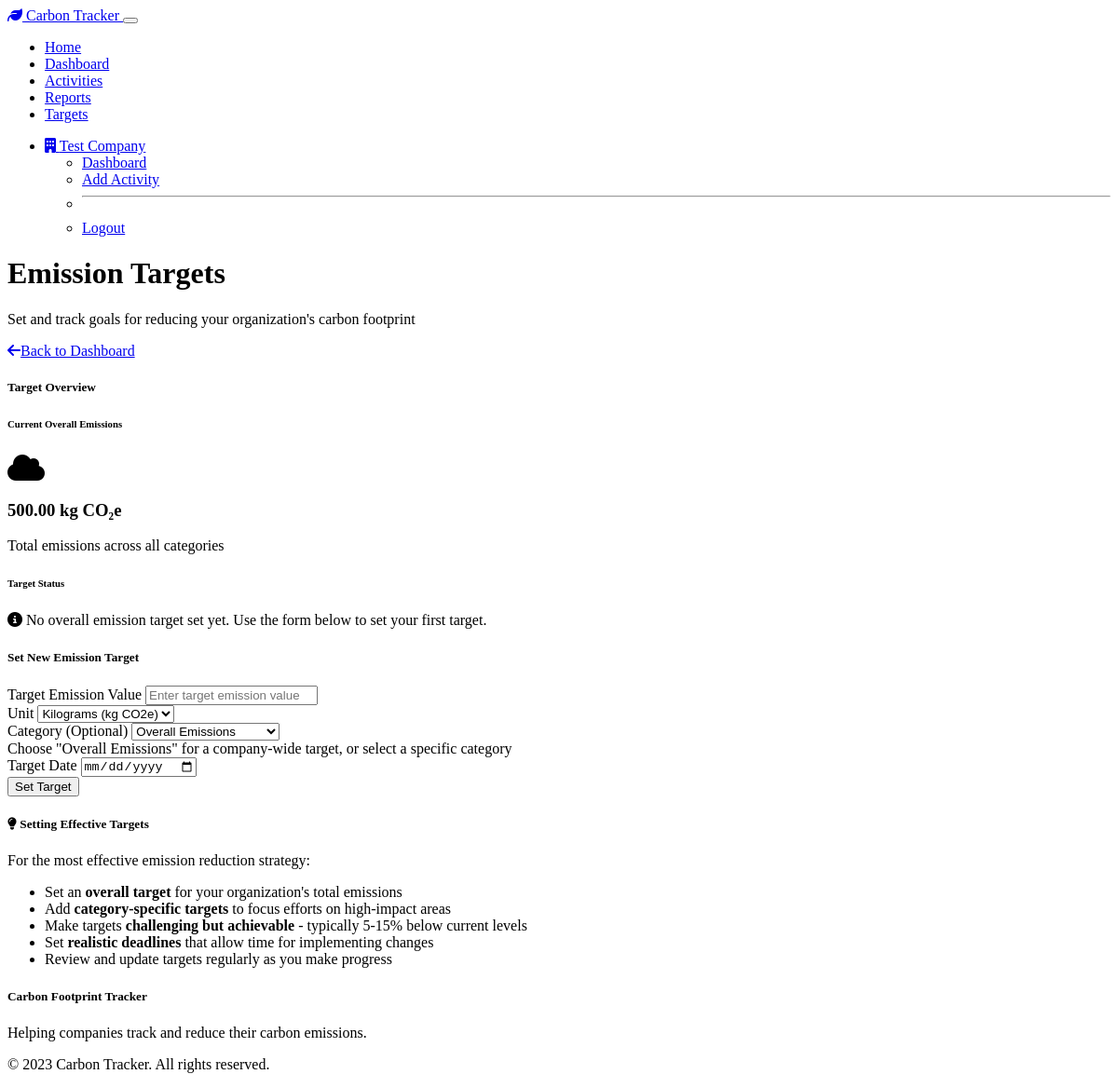
The page /targets (signed in) on the database as committed earlier.
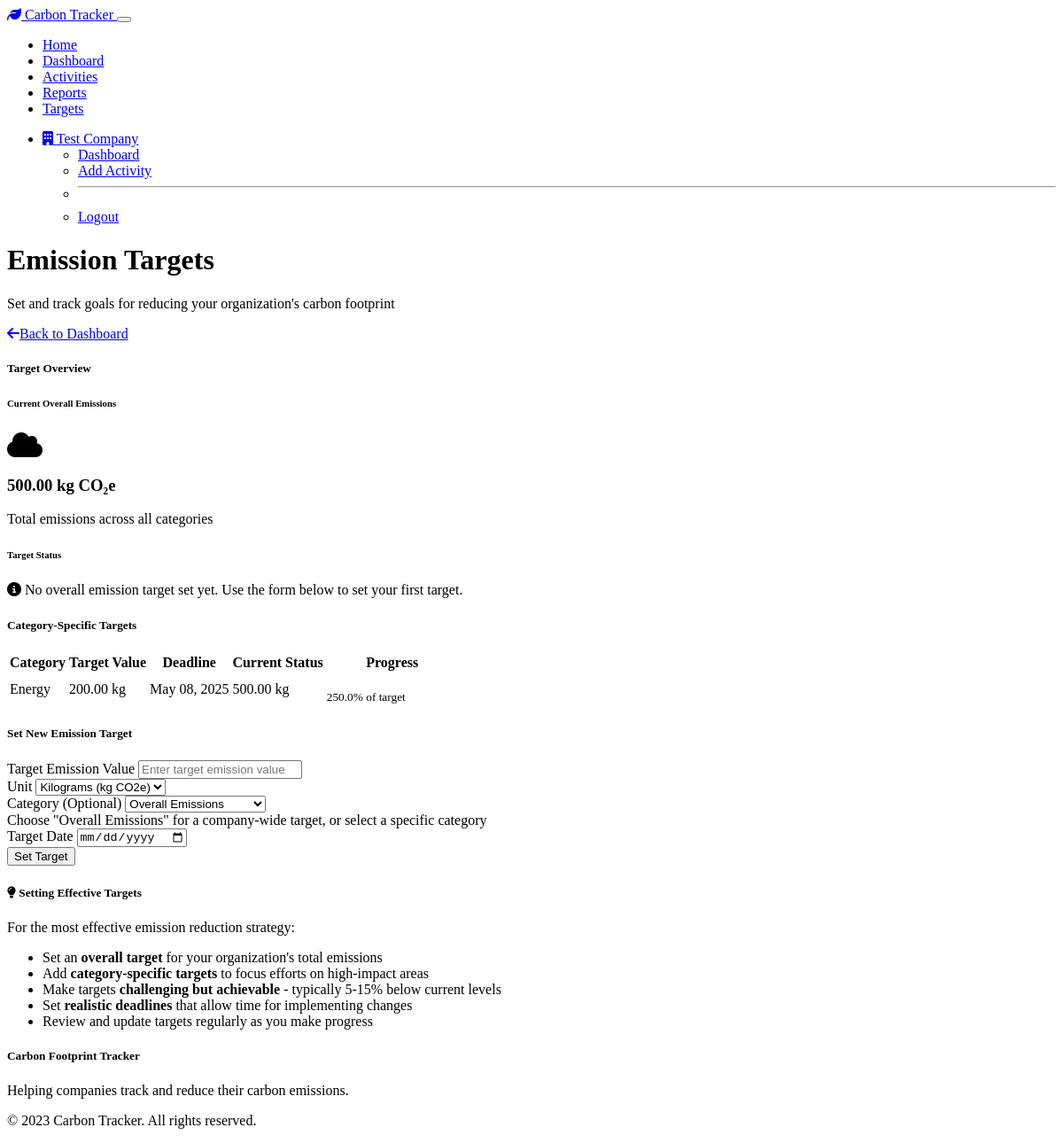
The same page on the database as committed later.
### models.py (models this page shows)
class EmissionTarget(db.Model):
    id = db.Column(db.Integer, primary_key=True)
    target_value = db.Column(db.Float, nullable=False)  # Target emission value in CO2e
    target_unit = db.Column(db.String(20), default='kg', nullable=False)  # kg, tonnes
    target_date = db.Column(db.Date, nullable=False)
    category = db.Column(db.String(50))  # If for a specific category, otherwise overall
    company_id = db.Column(db.Integer, db.ForeignKey('company.id'), nullable=False)
    created_at = db.Column(db.DateTime, default=datetime.utcnow)

### routes.py (the view, shortened to what this page needs)
    @app.route('/targets', methods=['GET', 'POST'])
    @login_required
    def targets():
        form = EmissionTargetForm()
        targets = EmissionTarget.query.filter_by(company_id=current_user.id)\
            .order_by(EmissionTarget.category, EmissionTarget.target_date).all()
        emissions_by_category = dict(current_user.get_emissions_by_category())
        total_emissions = current_user.get_total_emissions()
        return render_template(
            'targets.html',
            title='Emission Targets',
            form=form,
            targets=targets,
            emissions_by_category=emissions_by_category,
            total_emissions=total_emissions
        )

### forms.py
class EmissionTargetForm(FlaskForm):
    target_value = FloatField('Target Emission Value', validators=[DataRequired()])
    target_unit = SelectField('Unit', choices=[
        ('kg', 'Kilograms (kg CO2e)'),
        ('tonnes', 'Tonnes (t CO2e)')
    ], default='kg')
    target_date = DateField('Target Date', validators=[DataRequired()])
    category = SelectField('Category (Optional)', choices=[
        ('overall', 'Overall Emissions'),
        ('energy', 'Energy Consumption'),
        ('transportation', 'Transportation'),
        ('manufacturing', 'Manufacturing Process'),
        ('business_travel', 'Business Travel'),
        ('waste', 'Waste Management'),
        ('water', 'Water Usage'),
        ('other', 'Other')
    ], default='overall')
    submit = SubmitField('Set Target')

### models.py (called while the page is built)
@login_manager.user_loader
def load_user(user_id):
    return Company.query.get(int(user_id))

    def get_total_emissions(self):
        return db.session.query(func.sum(Activity.emission_value)).filter_by(company_id=self.id).scalar() or 0

### templates/targets.html (shortened to what the changed rows need)
{% extends "base.html" %}
{% block content %}
<div class="container">
    <div class="d-flex align-items-center justify-content-between mb-4">
        <div>
            <h1 class="mb-1">Emission Targets</h1>
        </div>
    </div>
                            {% set overall_target = targets|selectattr('category', 'equalto', 'overall')|list|first %}
    {% if targets|selectattr('category', 'ne', 'overall')|list %}
    <div class="row mb-4">
        <div class="col-12">
            <div class="card">
                <div class="card-header">
                    <h5 class="card-title mb-0">Category-Specific Targets</h5>
                </div>
                <div class="card-body p-0">
                    <div class="table-responsive">
                        <table class="table table-hover mb-0">
                            <thead class="table-dark">
                                <tr>
                                    <th>Category</th>
                                    <th>Target Value</th>
                                    <th>Deadline</th>
                                    <th>Current Status</th>
                                    <th>Progress</th>
                                </tr>
                            </thead>
                            <tbody>
                                {% for target in targets if target.category != 'overall' %}
                                    {% set category_emissions = emissions_by_category.get(target.category, 0) %}
                                    {% set progress_percent = (category_emissions / target.target_value) * 100 if target.target_value > 0 else 0 %}
                                    <tr>
                                        <td>
                                            <span class="badge category-{{ target.category }}">{{ target.category|replace('_', ' ')|title }}</span>
                                        </td>
                                        <td>{{ "%.2f"|format(target.target_value) }} {{ target.target_unit }}</td>
                                        <td>{{ target.target_date.strftime('%b %d, %Y') }}</td>
                                        <td>{{ "%.2f"|format(category_emissions) }} {{ target.target_unit }}</td>
                                        <td style="width: 30%;">
                                            <div class="progress progress-bar-target">
                                            </div>
                                            <small class="text-muted">{{ "%.1f"|format(progress_percent) }}% of target</small>
                                        </td>
                                    </tr>
                                {% endfor %}
                            </tbody>
                        </table>
                    </div>
                </div>
            </div>
        </div>
    </div>
    {% endif %}
</div>
{% endblock %}

Rows that differ between the two databases and show on the page:
added EmissionTarget: category "Energy", target_value "200.00", target_unit "kg", target_date "May 08, 2025", category_emissions "500.00", progress_percent "250.0"
Other text that changed with them:
text now shown: "Category-Specific Targets Category Target Value Deadline Current Status Progress"
